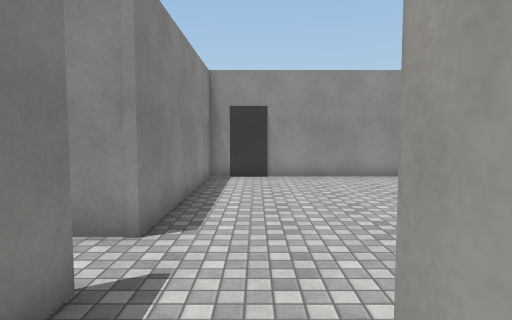
[1] (above)

16 first-person views from a walk through a 3-D level made in the Unity game engine. The camera is 1.5 m above the floor, tilts 4° down and sees 75° across. The floor is counted in squares, 1 m on a side. Each view is taken from the middle of a square. On the plan, view 1 faces up. The plan holds only what a view shows up to about 15 squares ahead; the rest is blank. The place goes on beyond the plan. The player character is not drawn. Surface patterns are stand-ins for the level's own textures.

[2]
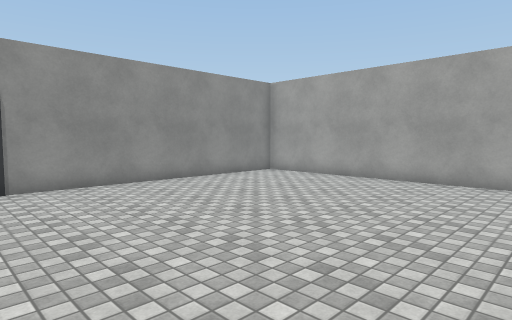

[3]
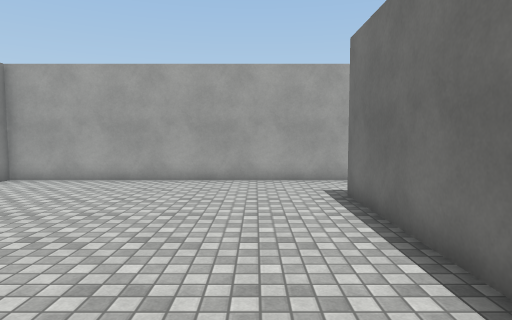

[4]
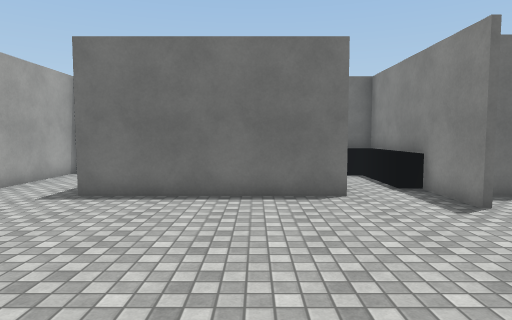

[5]
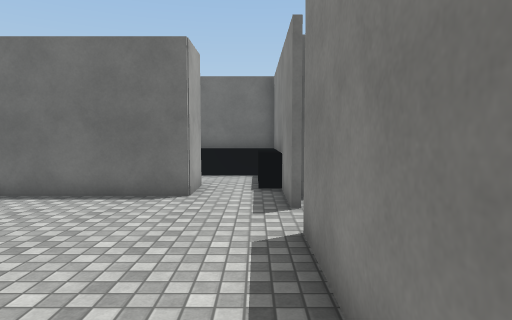

[6]
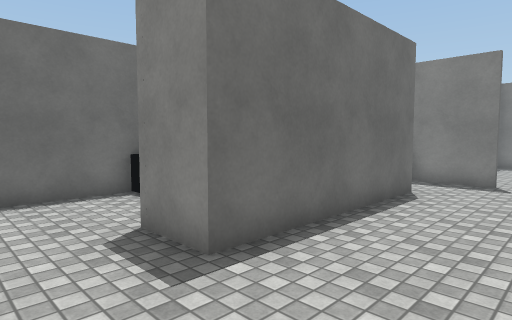

[7]
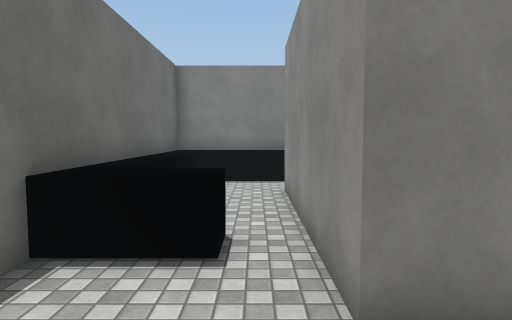

[8]
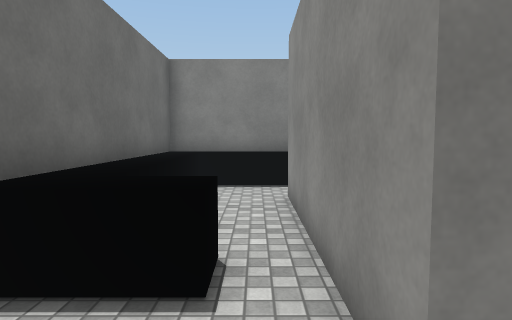

[9]
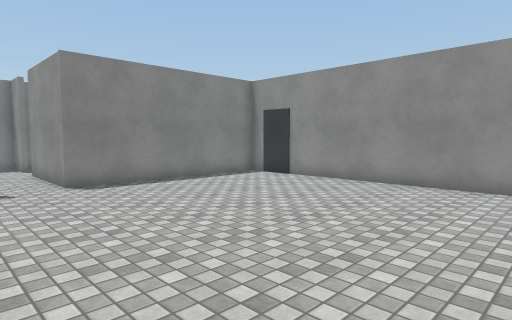

[10]
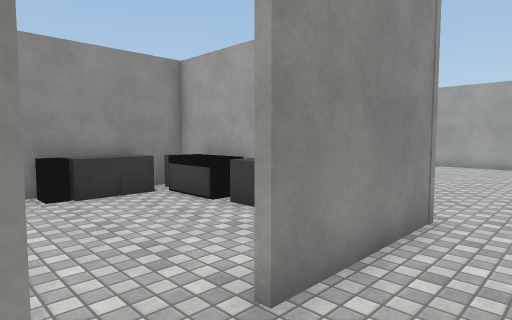

[11]
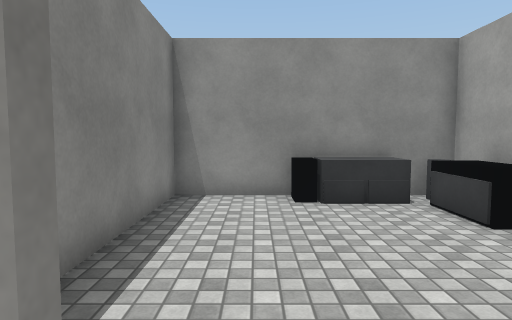

[12]
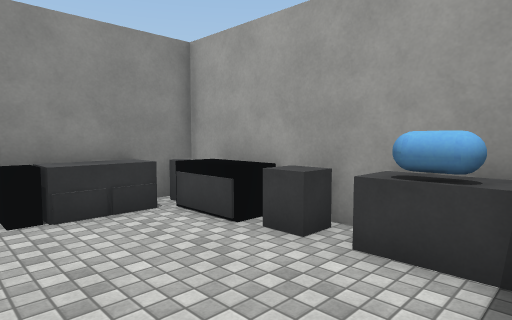

[13]
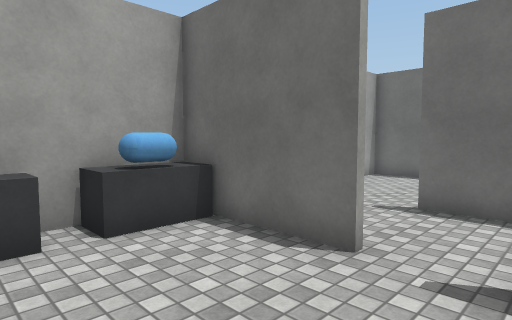

[14]
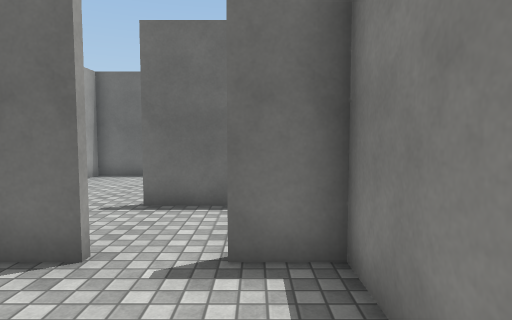

[15]
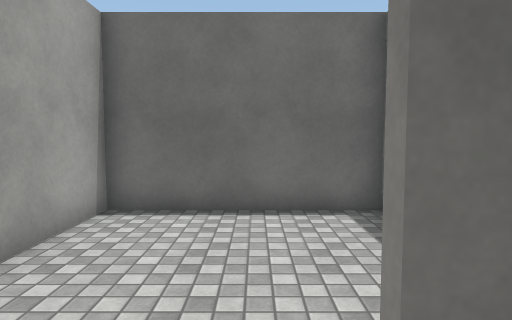

[16]
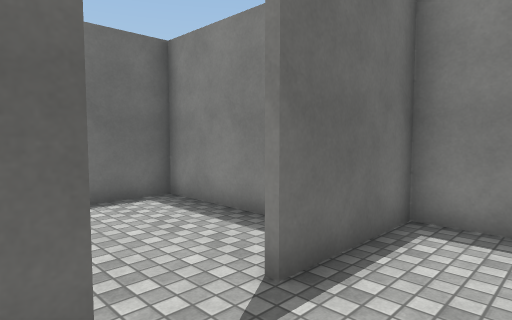

### Floor plan
Key: @ floor where view 1 was taken; # wall or solid block; . floor; ^ raised ledge; O other object.
Columns run from 9 left of view 1 to 11 right of it. Each row starts with its distance up from view 1.
 13 #####################
 12 #..OOOO#............#
 11 #.....O#............#
 10 #.....O#............#
  9 #.....O#............#
  8 #.....O#............#
  7 #.....O#............#
  6 #.....OO............#
  5 ##..####............#
  4 #...................#
  3 #......#............#
  2 ####..##..#######...#
  1  #.....#..#######...#
  0  #.....#^@#######...#
 -1  #.....#^...........#
 -2  #.....#^.....OO....#
 -3  #.....#^^^^^^OO....#
 -4  #######^^^^^^#######

Where each view was taken, in squares from view 1:
view 1: 0 up, 0 right, facing up
view 2: 2 up, 1 left, facing up-right
view 3: 4 up, 1 left, facing right
view 4: 10 up, 3 right, facing down
view 5: 10 up, 1 left, facing down
view 6: 5 up, 10 right, facing down-left
view 7: 1 down, 10 right, facing left
view 8: 1 down, 9 right, facing left
view 9: 2 up, 9 right, facing up-left
view 10: 3 up, 8 left, facing up-right
view 11: 4 up, 7 left, facing up
view 12: 5 up, 7 left, facing up-right
view 13: 9 up, 8 left, facing down-right
view 14: 9 up, 8 left, facing down
view 15: 3 up, 5 left, facing down
view 16: 4 up, 3 left, facing down-left
